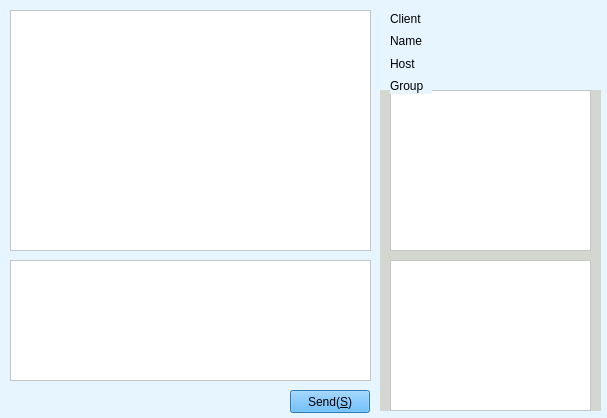
<?xml version="1.0" encoding="UTF-8"?>
<ui version="4.0">
 <class>FormChat</class>
 <widget class="QWidget" name="FormChat">
  <property name="geometry">
   <rect>
    <x>0</x>
    <y>0</y>
    <width>607</width>
    <height>418</height>
   </rect>
  </property>
  <property name="windowTitle">
   <string notr="true"/>
  </property>
  <property name="styleSheet">
   <string notr="true">background-color: rgb(230, 245, 255);</string>
  </property>
  <widget class="QTextEdit" name="textEditChat">
   <property name="geometry">
    <rect>
     <x>10</x>
     <y>260</y>
     <width>361</width>
     <height>121</height>
    </rect>
   </property>
   <property name="styleSheet">
    <string notr="true">background-color: rgb(255, 255, 255);</string>
   </property>
  </widget>
  <widget class="QTextEdit" name="textEditHistory">
   <property name="geometry">
    <rect>
     <x>10</x>
     <y>10</y>
     <width>361</width>
     <height>241</height>
    </rect>
   </property>
   <property name="styleSheet">
    <string notr="true">background-color: rgb(255, 255, 255);</string>
   </property>
   <property name="readOnly">
    <bool>true</bool>
   </property>
  </widget>
  <widget class="QPushButton" name="pushButtonChatSent">
   <property name="geometry">
    <rect>
     <x>290</x>
     <y>390</y>
     <width>80</width>
     <height>23</height>
    </rect>
   </property>
   <property name="styleSheet">
    <string notr="true">background-color:rgb(60, 170, 255);</string>
   </property>
   <property name="text">
    <string>Send(&amp;S)</string>
   </property>
  </widget>
  <widget class="QWidget" name="widgetFile" native="true">
   <property name="geometry">
    <rect>
     <x>380</x>
     <y>90</y>
     <width>221</width>
     <height>321</height>
    </rect>
   </property>
   <property name="styleSheet">
    <string notr="true">background-color: rgb(211, 215, 207);</string>
   </property>
   <widget class="QTableWidget" name="tableWidgetRecvFileList">
    <property name="geometry">
     <rect>
      <x>10</x>
      <y>170</y>
      <width>201</width>
      <height>151</height>
     </rect>
    </property>
    <property name="styleSheet">
     <string notr="true">background-color: rgb(255, 255, 255);</string>
    </property>
   </widget>
   <widget class="QTableWidget" name="tableWidgetSendFileList">
    <property name="geometry">
     <rect>
      <x>10</x>
      <y>0</y>
      <width>201</width>
      <height>161</height>
     </rect>
    </property>
    <property name="contextMenuPolicy">
     <enum>Qt::NoContextMenu</enum>
    </property>
    <property name="styleSheet">
     <string notr="true">background-color: rgb(255, 255, 255);</string>
    </property>
    <property name="lineWidth">
     <number>0</number>
    </property>
    <property name="autoScroll">
     <bool>false</bool>
    </property>
    <property name="editTriggers">
     <set>QAbstractItemView::NoEditTriggers</set>
    </property>
    <property name="showGrid">
     <bool>false</bool>
    </property>
    <property name="gridStyle">
     <enum>Qt::NoPen</enum>
    </property>
    <property name="wordWrap">
     <bool>false</bool>
    </property>
    <property name="cornerButtonEnabled">
     <bool>false</bool>
    </property>
   </widget>
  </widget>
  <widget class="QWidget" name="layoutWidget">
   <property name="geometry">
    <rect>
     <x>430</x>
     <y>10</y>
     <width>171</width>
     <height>80</height>
    </rect>
   </property>
   <layout class="QVBoxLayout" name="verticalLayout">
    <item>
     <widget class="QLabel" name="labelChatClientValue">
      <property name="text">
       <string/>
      </property>
     </widget>
    </item>
    <item>
     <widget class="QLabel" name="labelChatNameValue">
      <property name="text">
       <string/>
      </property>
     </widget>
    </item>
    <item>
     <widget class="QLabel" name="labelChatHostValue">
      <property name="text">
       <string/>
      </property>
     </widget>
    </item>
    <item>
     <widget class="QLabel" name="labelChatGroupValue">
      <property name="text">
       <string/>
      </property>
     </widget>
    </item>
   </layout>
  </widget>
  <widget class="QWidget" name="layoutWidget">
   <property name="geometry">
    <rect>
     <x>390</x>
     <y>10</y>
     <width>42</width>
     <height>84</height>
    </rect>
   </property>
   <layout class="QVBoxLayout" name="verticalLayout_2">
    <item>
     <widget class="QLabel" name="labelChatClient">
      <property name="text">
       <string>Client</string>
      </property>
     </widget>
    </item>
    <item>
     <widget class="QLabel" name="labelChatName">
      <property name="text">
       <string>Name</string>
      </property>
     </widget>
    </item>
    <item>
     <widget class="QLabel" name="labelChatHost">
      <property name="text">
       <string>Host</string>
      </property>
     </widget>
    </item>
    <item>
     <widget class="QLabel" name="labelChatGroup">
      <property name="text">
       <string>Group</string>
      </property>
     </widget>
    </item>
   </layout>
  </widget>
 </widget>
 <resources/>
 <connections/>
</ui>
